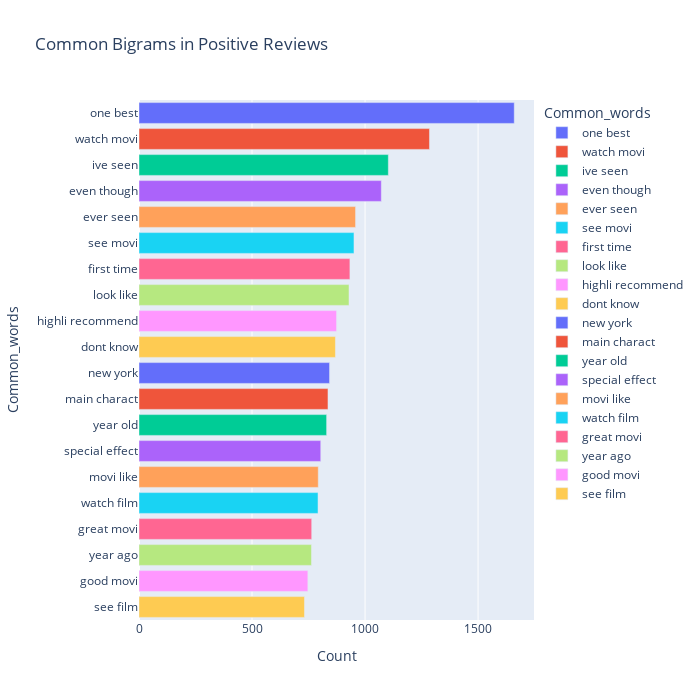

Source (notebook cell):
### Markdown cell above
### Bigram Analysis

### Code cell
most_common_bi_pos = get_top_text_ngrams(df.review[df.sentiment=='positive'],20,2)
most_common_bi_pos = dict(most_common_bi_pos)
temp = pd.DataFrame(columns = ["Common_words" , 'Count'])
temp["Common_words"] = list(most_common_bi_pos.keys())
temp["Count"] = list(most_common_bi_pos.values())
fig = px.bar(temp, x="Count", y="Common_words", title='Common Bigrams in Positive Reviews', orientation='h', 
             width=700, height=700,color='Common_words')
fig.show()

### Figure 1 — Plotly figure (JSON) as saved in the notebook; plotly's stock layout.template omitted (floating-point values rounded to 4 significant figures)
{"data": [{"alignmentgroup": "True", "hovertemplate": "Common_words=%{y}<br>Count=%{x}<extra></extra>", "legendgroup": "one best", "marker": {"color": "#636efa"}, "name": "one best", "offsetgroup": "one best", "orientation": "h", "showlegend": true, "textposition": "auto", "type": "bar", "x": [1660], "xaxis": "x", "y": ["one best"], "yaxis": "y"}, {"alignmentgroup": "True", "hovertemplate": "Common_words=%{y}<br>Count=%{x}<extra></extra>", "legendgroup": "watch movi", "marker": {"color": "#EF553B"}, "name": "watch movi", "offsetgroup": "watch movi", "orientation": "h", "showlegend": true, "textposition": "auto", "type": "bar", "x": [1285], "xaxis": "x", "y": ["watch movi"], "yaxis": "y"}, {"alignmentgroup": "True", "hovertemplate": "Common_words=%{y}<br>Count=%{x}<extra></extra>", "legendgroup": "ive seen", "marker": {"color": "#00cc96"}, "name": "ive seen", "offsetgroup": "ive seen", "orientation": "h", "showlegend": true, "textposition": "auto", "type": "bar", "x": [1103], "xaxis": "x", "y": ["ive seen"], "yaxis": "y"}, {"alignmentgroup": "True", "hovertemplate": "Common_words=%{y}<br>Count=%{x}<extra></extra>", "legendgroup": "even though", "marker": {"color": "#ab63fa"}, "name": "even though", "offsetgroup": "even though", "orientation": "h", "showlegend": true, "textposition": "auto", "type": "bar", "x": [1072], "xaxis": "x", "y": ["even though"], "yaxis": "y"}, {"alignmentgroup": "True", "hovertemplate": "Common_words=%{y}<br>Count=%{x}<extra></extra>", "legendgroup": "ever seen", "marker": {"color": "#FFA15A"}, "name": "ever seen", "offsetgroup": "ever seen", "orientation": "h", "showlegend": true, "textposition": "auto", "type": "bar", "x": [958], "xaxis": "x", "y": ["ever seen"], "yaxis": "y"}, {"alignmentgroup": "True", "hovertemplate": "Common_words=%{y}<br>Count=%{x}<extra></extra>", "legendgroup": "see movi", "marker": {"color": "#19d3f3"}, "name": "see movi", "offsetgroup": "see movi", "orientation": "h", "showlegend": true, "textposition": "auto", "type": "bar", "x": [951], "xaxis": "x", "y": ["see movi"], "yaxis": "y"}, {"alignmentgroup": "True", "hovertemplate": "Common_words=%{y}<br>Count=%{x}<extra></extra>", "legendgroup": "first time", "marker": {"color": "#FF6692"}, "name": "first time", "offsetgroup": "first time", "orientation": "h", "showlegend": true, "textposition": "auto", "type": "bar", "x": [933], "xaxis": "x", "y": ["first time"], "yaxis": "y"}, {"alignmentgroup": "True", "hovertemplate": "Common_words=%{y}<br>Count=%{x}<extra></extra>", "legendgroup": "look like", "marker": {"color": "#B6E880"}, "name": "look like", "offsetgroup": "look like", "orientation": "h", "showlegend": true, "textposition": "auto", "type": "bar", "x": [929], "xaxis": "x", "y": ["look like"], "yaxis": "y"}, {"alignmentgroup": "True", "hovertemplate": "Common_words=%{y}<br>Count=%{x}<extra></extra>", "legendgroup": "highli recommend", "marker": {"color": "#FF97FF"}, "name": "highli recommend", "offsetgroup": "highli recommend", "orientation": "h", "showlegend": true, "textposition": "auto", "type": "bar", "x": [874], "xaxis": "x", "y": ["highli recommend"], "yaxis": "y"}, {"alignmentgroup": "True", "hovertemplate": "Common_words=%{y}<br>Count=%{x}<extra></extra>", "legendgroup": "dont know", "marker": {"color": "#FECB52"}, "name": "dont know", "offsetgroup": "dont know", "orientation": "h", "showlegend": true, "textposition": "auto", "type": "bar", "x": [869], "xaxis": "x", "y": ["dont know"], "yaxis": "y"}, {"alignmentgroup": "True", "hovertemplate": "Common_words=%{y}<br>Count=%{x}<extra></extra>", "legendgroup": "new york", "marker": {"color": "#636efa"}, "name": "new york", "offsetgroup": "new york", "orientation": "h", "showlegend": true, "textposition": "auto", "type": "bar", "x": [843], "xaxis": "x", "y": ["new york"], "yaxis": "y"}, {"alignmentgroup": "True", "hovertemplate": "Common_words=%{y}<br>Count=%{x}<extra></extra>", "legendgroup": "main charact", "marker": {"color": "#EF553B"}, "name": "main charact", "offsetgroup": "main charact", "orientation": "h", "showlegend": true, "textposition": "auto", "type": "bar", "x": [836], "xaxis": "x", "y": ["main charact"], "yaxis": "y"}, {"alignmentgroup": "True", "hovertemplate": "Common_words=%{y}<br>Count=%{x}<extra></extra>", "legendgroup": "year old", "marker": {"color": "#00cc96"}, "name": "year old", "offsetgroup": "year old", "orientation": "h", "showlegend": true, "textposition": "auto", "type": "bar", "x": [830], "xaxis": "x", "y": ["year old"], "yaxis": "y"}, {"alignmentgroup": "True", "hovertemplate": "Common_words=%{y}<br>Count=%{x}<extra></extra>", "legendgroup": "special effect", "marker": {"color": "#ab63fa"}, "name": "special effect", "offsetgroup": "special effect", "orientation": "h", "showlegend": true, "textposition": "auto", "type": "bar", "x": [804], "xaxis": "x", "y": ["special effect"], "yaxis": "y"}, {"alignmentgroup": "True", "hovertemplate": "Common_words=%{y}<br>Count=%{x}<extra></extra>", "legendgroup": "movi like", "marker": {"color": "#FFA15A"}, "name": "movi like", "offsetgroup": "movi like", "orientation": "h", "showlegend": true, "textposition": "auto", "type": "bar", "x": [793], "xaxis": "x", "y": ["movi like"], "yaxis": "y"}, {"alignmentgroup": "True", "hovertemplate": "Common_words=%{y}<br>Count=%{x}<extra></extra>", "legendgroup": "watch film", "marker": {"color": "#19d3f3"}, "name": "watch film", "offsetgroup": "watch film", "orientation": "h", "showlegend": true, "textposition": "auto", "type": "bar", "x": [792], "xaxis": "x", "y": ["watch film"], "yaxis": "y"}, {"alignmentgroup": "True", "hovertemplate": "Common_words=%{y}<br>Count=%{x}<extra></extra>", "legendgroup": "great movi", "marker": {"color": "#FF6692"}, "name": "great movi", "offsetgroup": "great movi", "orientation": "h", "showlegend": true, "textposition": "auto", "type": "bar", "x": [764], "xaxis": "x", "y": ["great movi"], "yaxis": "y"}, {"alignmentgroup": "True", "hovertemplate": "Common_words=%{y}<br>Count=%{x}<extra></extra>", "legendgroup": "year ago", "marker": {"color": "#B6E880"}, "name": "year ago", "offsetgroup": "year ago", "orientation": "h", "showlegend": true, "textposition": "auto", "type": "bar", "x": [763], "xaxis": "x", "y": ["year ago"], "yaxis": "y"}, {"alignmentgroup": "True", "hovertemplate": "Common_words=%{y}<br>Count=%{x}<extra></extra>", "legendgroup": "good movi", "marker": {"color": "#FF97FF"}, "name": "good movi", "offsetgroup": "good movi", "orientation": "h", "showlegend": true, "textposition": "auto", "type": "bar", "x": [747], "xaxis": "x", "y": ["good movi"], "yaxis": "y"}, {"alignmentgroup": "True", "hovertemplate": "Common_words=%{y}<br>Count=%{x}<extra></extra>", "legendgroup": "see film", "marker": {"color": "#FECB52"}, "name": "see film", "offsetgroup": "see film", "orientation": "h", "showlegend": true, "textposition": "auto", "type": "bar", "x": [732], "xaxis": "x", "y": ["see film"], "yaxis": "y"}], "layout": {"barmode": "relative", "height": 700, "legend": {"title": {"text": "Common_words"}, "tracegroupgap": 0}, "title": {"text": "Common Bigrams in Positive Reviews"}, "width": 700, "xaxis": {"anchor": "y", "domain": [0, 1], "title": {"text": "Count"}}, "yaxis": {"anchor": "x", "categoryarray": ["see film", "good movi", "year ago", "great movi", "watch film", "movi like", "special effect", "year old", "main charact", "new york", "dont know", "highli recommend", "look like", "first time", "see movi", "ever seen", "even though", "ive seen", "watch movi", "one best"], "categoryorder": "array", "domain": [0, 1], "title": {"text": "Common_words"}}}}
